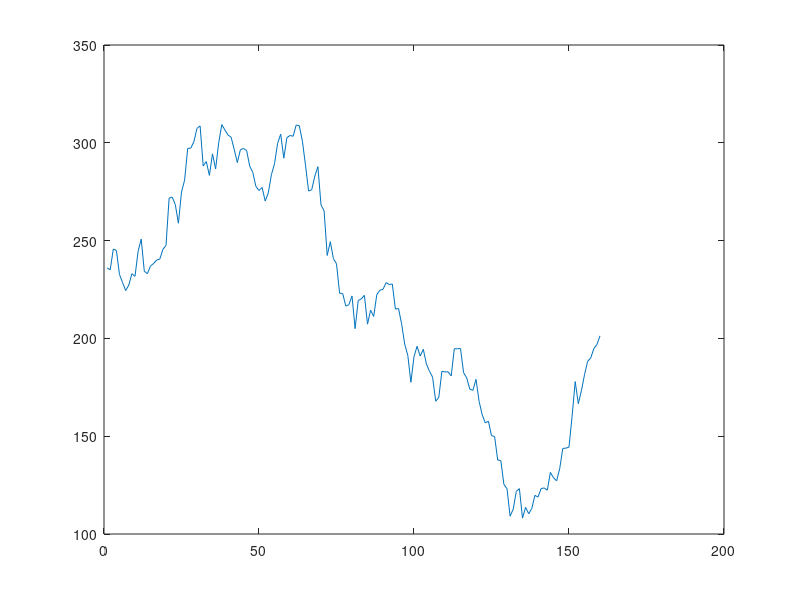

Recreate this plot in MATLAB.
data = csvread('tesla.csv');
n = 160;
X = data(1:n, 1);
Y = data(1:n, 6);


Z = ones(n,1);
V = ones(n, 1);

for i = [1:1:n]
    for j = [1:1:n]
        if j == i 
            continue;
        end
        Z(i) = Z(i)*( X(i) - X(j));
    end
end

x = n+1;

px = 0;

for i = [1:1:n]
    for j = [1:1:n]
        if j == i
            continue;
        end
        V(i) = V(i)*(x - X(j));
    end
    V(i) = V(i)/Z(i);
    px = px + Y(i)*V(i);
end

plot(X, Y, '-');


